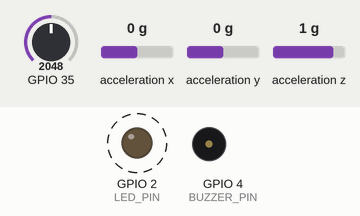
Recording of a sketch running on a simulated ESP32. Shown: output pins drawn as LEDs (lit = HIGH), buzzer (waves = sounding, pin HIGH). Wiring (inferred from the names in the program): MPU-6050 motion sensor at I2C address 0x68. Dashed ring = blinking. The inputs (shaded band) are chosen by the test bench; at power-on: acceleration z 1 g, GPIO 35 = 2048, acceleration x 0 g, acceleration y 0 g. No radio packets arrive unless stated; what the sketch prints to the serial monitor is not drawn.

Above: at 1.8 s.
1.9 s: acceleration z set to 0 g
Timing chart, 0 to 11.5 s (numbered marks = the images above; inputs shaded):
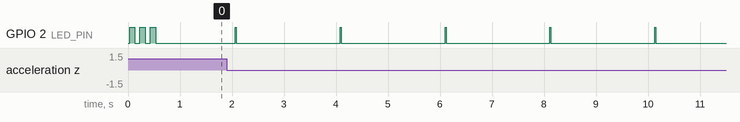

The sketch:

esp32_lora_tag.ino
```cpp
/*
 * ============================================================================
 * SudarshanChakra — ESP32 LoRa Worker Beacon & Child Fall Detector
 * ============================================================================
 *
 * Dual-purpose firmware for ESP32 + SX1276/SX1278 LoRa module:
 *   MODE 1 (WORKER_BEACON): Broadcasts authorized tag ID every 5 seconds.
 *           Worn by farm workers to suppress intrusion alarms.
 *   MODE 2 (CHILD_SAFETY):  Broadcasts tag ID + accelerometer data.
 *           Worn by children near pond. Detects sudden free-fall (falling
 *           into water) and sends HIGH PRIORITY alert immediately.
 *
 * Hardware:
 *   - ESP32 DevKit V1 (or similar)
 *   - SX1276/1278 LoRa module (433 MHz or 868/915 MHz)
 *   - MPU6050 accelerometer/gyro (child safety mode only)
 *   - 3.7V LiPo battery + TP4056 charger
 *
 * Wiring:
 *   LoRa SX1276 → ESP32:
 *     SCK  → GPIO 5
 *     MISO → GPIO 19
 *     MOSI → GPIO 27
 *     NSS  → GPIO 18
 *     RST  → GPIO 14
 *     DIO0 → GPIO 26
 *
 *   MPU6050 → ESP32 (I2C):
 *     SDA → GPIO 21
 *     SCL → GPIO 22
 *     VCC → 3.3V
 *     GND → GND
 *
 * Libraries Required (install via PlatformIO or Arduino Library Manager):
 *   - LoRa by Sandeepmistry (v0.8.0+)
 *   - Adafruit MPU6050 (v2.2.0+)
 *   - Adafruit Unified Sensor
 *   - Wire (built-in)
 *
 * Build: PlatformIO or Arduino IDE (Board: ESP32 Dev Module)
 * ============================================================================
 */

#include <SPI.h>
#include <LoRa.h>
#include <Wire.h>

// ── CONFIGURATION — CHANGE THESE PER DEVICE ──────────────────────────────
// Set device mode: "WORKER_BEACON" or "CHILD_SAFETY"
#define DEVICE_MODE         "CHILD_SAFETY"   // Change per device

// Unique tag ID — must match authorized_tags.json on Edge Node
#define TAG_ID              "TAG-W001"       // e.g., TAG-W001, TAG-C001

// LoRa frequency — match your region and Edge Node receiver
#define LORA_FREQUENCY      433E6            // 433 MHz (India ISM band)
#define LORA_BANDWIDTH      125E3            // 125 kHz
#define LORA_SPREADING      7                // SF7 (fast, short range OK for farm)
#define LORA_TX_POWER       14               // dBm (max 20 for SX1276)

// Beacon interval
#define BEACON_INTERVAL_MS  5000             // 5 seconds for worker beacon
#define SAFETY_INTERVAL_MS  2000             // 2 seconds for child safety (faster)

// Fall detection thresholds
#define FALL_ACCEL_THRESHOLD  0.3            // g — free-fall threshold (near 0g)
#define FALL_IMPACT_THRESHOLD 2.5            // g — impact threshold after fall
#define FALL_FREEFALL_DURATION_MS 150        // Minimum free-fall duration (ms)

// Deep sleep between beacons (saves battery)
#define ENABLE_DEEP_SLEEP   false            // Set true for max battery life

// ── PIN DEFINITIONS ──────────────────────────────────────────────────────
#define LORA_SCK   5
#define LORA_MISO  19
#define LORA_MOSI  27
#define LORA_NSS   18
#define LORA_RST   14
#define LORA_DIO0  26

#define MPU_SDA    21
#define MPU_SCL    22

#define LED_PIN    2     // Built-in LED for status
#define BUZZER_PIN 4     // Optional: local buzzer for fall alert

// ── GLOBALS ──────────────────────────────────────────────────────────────
bool isChildMode = false;
unsigned long lastBeaconTime = 0;
unsigned long fallStartTime = 0;
bool inFreeFall = false;
bool fallDetected = false;
int packetCounter = 0;

// MPU6050 registers (raw I2C — no library overhead for battery life)
#define MPU_ADDR        0x68
#define MPU_PWR_MGMT_1  0x6B
#define MPU_ACCEL_XOUT  0x3B

// ── SETUP ────────────────────────────────────────────────────────────────
void setup() {
    Serial.begin(115200);
    while (!Serial && millis() < 3000); // Wait up to 3s for serial

    pinMode(LED_PIN, OUTPUT);
    pinMode(BUZZER_PIN, OUTPUT);

    Serial.println("============================================");
    Serial.println("  SudarshanChakra ESP32 LoRa Tag");
    Serial.print("  Mode: "); Serial.println(DEVICE_MODE);
    Serial.print("  Tag:  "); Serial.println(TAG_ID);
    Serial.println("============================================");

    isChildMode = (String(DEVICE_MODE) == "CHILD_SAFETY");

    // Initialize LoRa
    SPI.begin(LORA_SCK, LORA_MISO, LORA_MOSI, LORA_NSS);
    LoRa.setPins(LORA_NSS, LORA_RST, LORA_DIO0);

    if (!LoRa.begin(LORA_FREQUENCY)) {
        Serial.println("ERROR: LoRa init failed!");
        // Blink LED rapidly to indicate error
        while (1) {
            digitalWrite(LED_PIN, !digitalRead(LED_PIN));
            delay(100);
        }
    }

    LoRa.setSpreadingFactor(LORA_SPREADING);
    LoRa.setSignalBandwidth(LORA_BANDWIDTH);
    LoRa.setTxPower(LORA_TX_POWER);
    LoRa.enableCrc();

    Serial.println("LoRa initialized OK");

    // Initialize MPU6050 if in child safety mode
    if (isChildMode) {
        Wire.begin(MPU_SDA, MPU_SCL);
        Wire.beginTransmission(MPU_ADDR);
        Wire.write(MPU_PWR_MGMT_1);
        Wire.write(0x00); // Wake up MPU6050
        byte error = Wire.endTransmission();

        if (error != 0) {
            Serial.println("WARNING: MPU6050 not found! Fall detection disabled.");
        } else {
            Serial.println("MPU6050 initialized OK — fall detection active");
        }
    }

    // Startup blink
    for (int i = 0; i < 3; i++) {
        digitalWrite(LED_PIN, HIGH);
        delay(100);
        digitalWrite(LED_PIN, LOW);
        delay(100);
    }
}

// ── READ ACCELEROMETER ───────────────────────────────────────────────────
struct AccelData {
    float x, y, z;
    float magnitude;
};

AccelData readAccelerometer() {
    AccelData data = {0, 0, 0, 0};

    Wire.beginTransmission(MPU_ADDR);
    Wire.write(MPU_ACCEL_XOUT);
    Wire.endTransmission(false);
    Wire.requestFrom((int)MPU_ADDR, 6, 1);

    if (Wire.available() == 6) {
        int16_t ax = (Wire.read() << 8) | Wire.read();
        int16_t ay = (Wire.read() << 8) | Wire.read();
        int16_t az = (Wire.read() << 8) | Wire.read();

        // Convert to g (±2g range, 16384 LSB/g)
        data.x = ax / 16384.0;
        data.y = ay / 16384.0;
        data.z = az / 16384.0;
        data.magnitude = sqrt(data.x*data.x + data.y*data.y + data.z*data.z);
    }

    return data;
}

// ── FALL DETECTION STATE MACHINE ─────────────────────────────────────────
/*
 * Two-phase fall detection:
 *   Phase 1: Free-fall — acceleration magnitude drops below 0.3g
 *            (object in free fall experiences near-zero gravity)
 *   Phase 2: Impact — acceleration spikes above 2.5g
 *            (hitting water surface or ground)
 *
 * Both phases must occur within 500ms to confirm a fall event.
 */
bool checkFallDetection(AccelData accel) {
    unsigned long now = millis();

    // Phase 1: Detect free-fall
    if (!inFreeFall && accel.magnitude < FALL_ACCEL_THRESHOLD) {
        inFreeFall = true;
        fallStartTime = now;
        Serial.println("⚠ Free-fall detected!");
    }

    // Reset if free-fall lasts too long (not a real fall)
    if (inFreeFall && (now - fallStartTime) > 1000) {
        inFreeFall = false;
    }

    // Phase 2: Detect impact after free-fall
    if (inFreeFall && (now - fallStartTime) > FALL_FREEFALL_DURATION_MS) {
        if (accel.magnitude > FALL_IMPACT_THRESHOLD) {
            inFreeFall = false;
            Serial.println("🚨 FALL CONFIRMED — Impact detected!");
            return true;
        }
    }

    return false;
}

// ── SEND LORA PACKET ─────────────────────────────────────────────────────
void sendBeacon(const char* type, float accelMag) {
    packetCounter++;

    // Packet format: TAG:<id>,TYPE:<type>,SEQ:<n>,ACCEL:<g>,BAT:<v>
    // Edge Node LoRa receiver parses this format
    String packet = "TAG:";
    packet += TAG_ID;
    packet += ",TYPE:";
    packet += type;
    packet += ",SEQ:";
    packet += String(packetCounter);

    if (isChildMode) {
        packet += ",ACCEL:";
        packet += String(accelMag, 2);
    }

    // Read battery voltage (ADC on ESP32)
    float batV = analogRead(35) * (3.3 / 4095.0) * 2.0; // Voltage divider
    packet += ",BAT:";
    packet += String(batV, 2);

    LoRa.beginPacket();
    LoRa.print(packet);
    LoRa.endPacket();

    // Brief LED flash on transmit
    digitalWrite(LED_PIN, HIGH);
    delay(20);
    digitalWrite(LED_PIN, LOW);

    Serial.print("TX: ");
    Serial.println(packet);
}

void sendFallAlert() {
    // Send FALL alert 3 times rapidly for reliability
    for (int i = 0; i < 3; i++) {
        String packet = "TAG:";
        packet += TAG_ID;
        packet += ",TYPE:FALL,SEQ:";
        packet += String(++packetCounter);
        packet += ",PRIORITY:CRITICAL";

        LoRa.beginPacket();
        LoRa.print(packet);
        LoRa.endPacket();

        Serial.print("🚨 FALL ALERT TX #");
        Serial.print(i + 1);
        Serial.print(": ");
        Serial.println(packet);

        delay(100); // Brief gap between retransmissions
    }

    // Sound local buzzer
    for (int i = 0; i < 10; i++) {
        digitalWrite(BUZZER_PIN, HIGH);
        delay(100);
        digitalWrite(BUZZER_PIN, LOW);
        delay(100);
    }
}

// ── MAIN LOOP ────────────────────────────────────────────────────────────
void loop() {
    unsigned long now = millis();
    unsigned long interval = isChildMode ? SAFETY_INTERVAL_MS : BEACON_INTERVAL_MS;

    if (isChildMode) {
        // ── CHILD SAFETY MODE ──
        // Read accelerometer at high frequency for fall detection
        AccelData accel = readAccelerometer();

        if (checkFallDetection(accel)) {
            fallDetected = true;
            sendFallAlert();

            // After fall alert, keep sending alerts every 5 seconds
            // until device is manually reset
            while (1) {
                sendFallAlert();
                delay(5000);
            }
        }

        // Regular beacon (slower interval)
        if (now - lastBeaconTime >= interval) {
            sendBeacon("CHILD_PING", accel.magnitude);
            lastBeaconTime = now;
        }

        delay(50); // 20 Hz accelerometer sampling

    } else {
        // ── WORKER BEACON MODE ──
        // Simple periodic beacon
        if (now - lastBeaconTime >= interval) {
            sendBeacon("WORKER_PING", 0);
            lastBeaconTime = now;
        }

        if (ENABLE_DEEP_SLEEP) {
            // Deep sleep between beacons (uses ~10µA vs ~80mA active)
            Serial.flush();
            esp_sleep_enable_timer_wakeup(interval * 1000); // µs
            esp_deep_sleep_start();
        } else {
            delay(100);
        }
    }
}
```

Measured:
- by itself, GPIO 2 (LED_PIN): alternates HIGH for 0.02 s and LOW for 2.0 s
